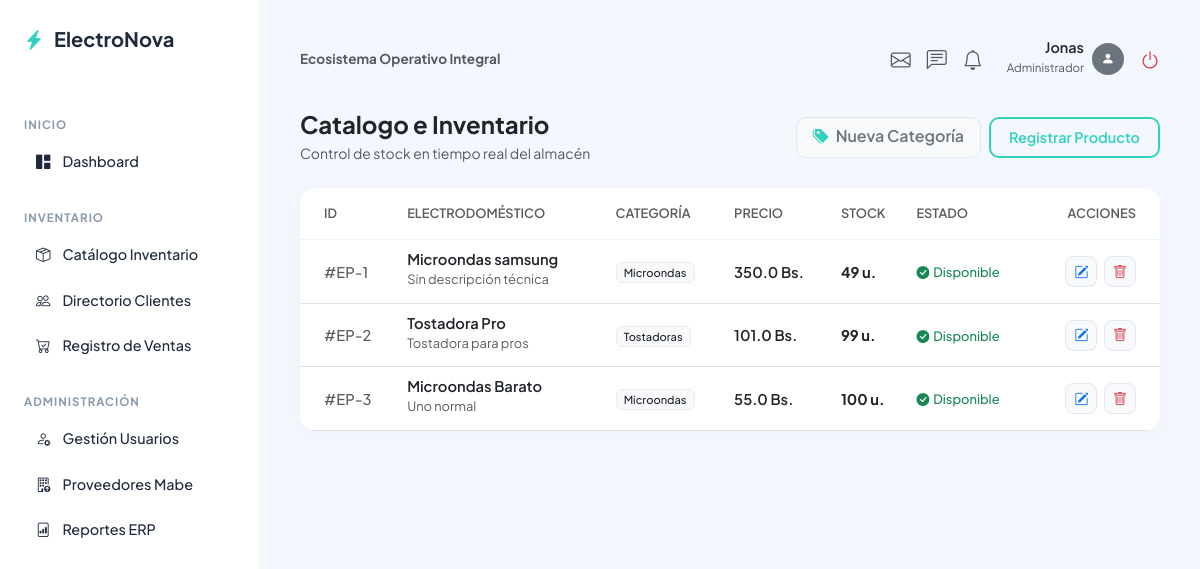
/inventario/ (signed in), run on the app's committed database.
### app/auth/models.py (models this page shows)
class Usuario(db.Model, UserMixin):
    __tablename__ = "usuarios"
    id = db.Column(db.Integer, primary_key=True)
    username = db.Column(db.String(100), unique=True, nullable=False)
    password = db.Column(db.String(200), nullable=False)
    rol_id = db.Column(db.Integer, db.ForeignKey("roles.id"), nullable=False)
    @property
    def rol(self):
        return self.rol_rel.nombre if self.rol_rel else "Vendedor"

class Rol(db.Model):
    __tablename__ = "roles"
    id = db.Column(db.Integer, primary_key=True)
    nombre = db.Column(db.String(50), unique=True, nullable=False)
    usuarios = db.relationship("Usuario", backref="rol_rel", lazy=True)

### app/inventario/models.py (models this page shows, shortened)
class Producto(db.Model):
    __tablename__ = "productos"
    id = db.Column(db.Integer, primary_key=True)
    nombre = db.Column(db.String(150), nullable=False)
    descripcion = db.Column(db.Text, nullable=True)
    precio = db.Column(db.Float, nullable=False)
    stock = db.Column(db.Integer, default=0)
    categoria_id = db.Column(db.Integer, db.ForeignKey("categorias.id"), nullable=False)
    proveedor_id = db.Column(db.Integer, db.ForeignKey("proveedores.id"), nullable=True)
    detalles = db.relationship("DetalleVenta", backref="producto_rel", lazy=True, cascade="all, delete-orphan")
    historiales = db.relationship("HistorialStock", backref="producto_rel", lazy=True, cascade="all, delete-orphan")

class Categoria(db.Model):
    __tablename__ = "categorias"
    id = db.Column(db.Integer, primary_key=True)
    nombre = db.Column(db.String(100), unique=True, nullable=False)
    productos = db.relationship("Producto", backref="categoria_rel", lazy=True)

### app/inventario/routes.py (the view)
@inventario_bp.route("/")
@login_required
def index():
    productos = Producto.query.all()
    return render_template("inventario/index.html", productos=productos)

### app/inventario/templates/inventario/index.html (shortened to what this page needs)
{% extends 'base.html' %}
{% block content %}
<div class="d-flex justify-content-between align-items-center mb-4">
    <div>
        <h4 class="fw-bold mb-1 text-dark">Catalogo e Inventario</h4>
        <p class="text-muted small mb-0">Control de stock en tiempo real del almacén</p>
    </div>
    {% if current_user.rol == 'Administrador' %}
    <div class="d-flex gap-2">
        <a href="{{ url_for('inventario.create_categoria') }}" class="btn btn-light text-secondary fw-semibold px-3" style="border-radius: 10px; border: 1px solid #e2e8f0;">
            <i class="bi bi-tags-fill me-1" style="color: var(--cleo-primary);"></i> Nueva Categoría
        </a>
        <a href="{{ url_for('inventario.create') }}" class="btn btn-cleo-outline"> Registrar Producto</a>
    </div>
    {% endif %}
</div>
<div class="cleo-card p-0 overflow-hidden">
    <div class="table-responsive">
        <table class="table table-hover align-middle mb-0" style="font-size: 0.92rem;">
            <thead style="background-color: #fafbfc; border-bottom: 1px solid #edf2f7;">
                <tr>
                    <th class="ps-4 py-3 text-muted fw-semibold" style="font-size: 0.8rem; text-transform: uppercase;">ID</th>
                    <th class="py-3 text-muted fw-semibold" style="font-size: 0.8rem; text-transform: uppercase;">Electrodoméstico</th>
                    <th class="py-3 text-muted fw-semibold" style="font-size: 0.8rem; text-transform: uppercase;">Categoría</th>
                    <th class="py-3 text-muted fw-semibold" style="font-size: 0.8rem; text-transform: uppercase;">Precio</th>
                    <th class="py-3 text-muted fw-semibold" style="font-size: 0.8rem; text-transform: uppercase;">Stock</th>
                    <th class="py-3 text-muted fw-semibold" style="font-size: 0.8rem; text-transform: uppercase;">Estado</th>
                    <th class="pe-4 py-3 text-end text-muted fw-semibold" style="font-size: 0.8rem; text-transform: uppercase;">Acciones</th>
                </tr>
            </thead>
            <tbody>
                {% for prod in productos %}
                <tr>
                    <td class="ps-4 text-muted fw-medium">#EP-{{ prod.id }}</td>
                    <td>
                        <span class="fw-semibold text-dark d-block">{{ prod.nombre }}</span>
                        <small class="text-muted text-truncate d-inline-block" style="max-width: 220px;">{{ prod.descripcion if prod.descripcion else 'Sin descripción técnica' }}</small>
                    </td>
                    <td>
                        <span class="badge bg-light text-dark px-2.5 py-1.5 fw-medium" style="border-radius: 6px; border: 1px solid #e9ecef;">
                            {{ prod.categoria_rel.nombre if prod.categoria_rel else 'General' }}
                        </span>
                    </td>
                    <td class="fw-semibold text-dark">{{ prod.precio }} Bs.</td>
                    <td class="fw-bold {% if prod.stock <= 4 %}text-danger{% else %}text-dark{% endif %}">{{ prod.stock }} u.</td>
                    <td>
                        {% if prod.stock <= 4 %}
                            <span class="text-danger fw-semibold small d-inline-flex align-items-center gap-1">
                                <i class="bi bi-exclamation-triangle-fill"></i> Stock Crítico
                            </span>
                        {% else %}
                            <span class="text-success fw-medium small d-inline-flex align-items-center gap-1">
                                <i class="bi bi-check-circle-fill"></i> Disponible
                            </span>
                        {% endif %}
                    </td>
                    <td class="pe-4 text-end">
                        {% if current_user.rol == 'Administrador' %}
                            <a href="{{ url_for('inventario.edit', id=prod.id) }}" class="btn btn-sm btn-light text-primary me-1" title="Editar Producto" style="border-radius: 8px; border: 1px solid #e2e8f0;">
                                <i class="bi bi-pencil-square"></i>
                            </a>
                            <form action="{{ url_for('inventario.delete', id=prod.id) }}" method="POST" class="d-inline" onsubmit="return confirm('¿Estás seguro de que deseas eliminar este producto del inventario de forma permanente?');">
                                <button type="submit" class="btn btn-sm btn-light text-danger" title="Eliminar Producto" style="border-radius: 8px; border: 1px solid #e2e8f0;">
                                    <i class="bi bi-trash"></i>
                                </button>
                            </form>
                        {% else %}
                            <span class="badge bg-light text-muted px-3 py-2" style="border-radius: 8px; font-size: 0.78rem;"> Lectura</span>
                        {% endif %}
                    </td>
                </tr>
                {% endfor %}
            </tbody>
        </table>
    </div>
</div>
{% endblock %}

### app/templates/base.html (shortened to what this page needs)
<!DOCTYPE html>
<html lang="es">
<head>
    <link href="https://cdn.jsdelivr.net/npm/bootstrap@5.3.0/dist/css/bootstrap.min.css" rel="stylesheet">
    <link rel="stylesheet" href="https://cdn.jsdelivr.net/npm/bootstrap-icons@1.11.0/font/bootstrap-icons.css">
</head>
<body>
    <div class="wrapper">
        {% if current_user.is_authenticated %}
            <aside class="sidebar">
                <a href="{{ url_for('core.dashboard') }}" class="brand-logo">
                    <i class="bi bi-lightning-charge-fill" style="color: var(--cleo-primary);"></i> ElectroNova
                </a>
                <div class="menu-category">Inicio</div>
                <ul class="nav-menu">
                    <li class="nav-menu-item">
                        <a href="{{ url_for('core.dashboard') }}" class="nav-menu-link">
                            <i class="bi bi-grid-1x2-fill"></i> Dashboard
                        </a>
                    </li>
                </ul>
                <div class="menu-category">Inventario</div>
                <ul class="nav-menu">
                    <li class="nav-menu-item">
                        <a href="{{ url_for('inventario.index') }}" class="nav-menu-link">
                            <i class="bi bi-box-seam"></i> Catálogo Inventario
                        </a>
                    </li>
                    <li class="nav-menu-item">
                        <a href="{{ url_for('clientes.index') }}" class="nav-menu-link">
                            <i class="bi bi-people"></i> Directorio Clientes
                        </a>
                    </li>
                    <li class="nav-menu-item">
                        <a href="{{ url_for('ventas.index') }}" class="nav-menu-link">
                            <i class="bi bi-cart-check"></i> Registro de Ventas
                        </a>
                    </li>
                </ul>
                {% if current_user.rol == 'Administrador' %}
                <div class="menu-category">Administración</div>
                <ul class="nav-menu">
                    <li class="nav-menu-item">
                        <a href="{{ url_for('auth.usuarios_index') }}" class="nav-menu-link">
                            <i class="bi bi-person-gear"></i> Gestión Usuarios
                        </a>
                    </li>
                    <li class="nav-menu-item">
                        <a href="{{ url_for('inventario.proveedores') }}" class="nav-menu-link">
                            <i class="bi bi-building-up"></i> Proveedores Mabe
                        </a>
                    </li>
                    <li class="nav-menu-item">
                        <a href="{{ url_for('core.reportes') }}" class="nav-menu-link">
                            <i class="bi bi-file-bar-graph"></i> Reportes ERP
                        </a>
                    </li>
                </ul>
                {% endif %}
            </aside>
        {% endif %}
        <main class="main-content {% if current_user.is_authenticated %}authenticated{% else %}guest{% endif %}">
            {% if current_user.is_authenticated %}
                <header class="top-bar">
                    <div>
                        <h5 class="fw-bold mb-0 text-muted" style="font-size: 0.85rem;">Ecosistema Operativo Integral</h5>
                    </div>
                    <div class="d-flex align-items-center gap-4">
                        <div class="text-muted d-flex gap-3 fs-5">
                            <i class="bi bi-envelope" style="cursor: pointer;"></i>
                            <i class="bi bi-chat-left-text" style="cursor: pointer;"></i>
                            <i class="bi bi-bell" style="cursor: pointer;"></i>
                        </div>
                        <div class="d-flex align-items-center gap-2">
                            <div class="text-end">
                                <span class="fw-semibold text-dark d-block" style="font-size: 0.9rem; line-height: 1;">{{ current_user.username }}</span>
                                <small class="text-muted" style="font-size: 0.72rem;">{{ current_user.rol }}</small>
                            </div>
                            <div class="bg-secondary rounded-circle d-flex align-items-center justify-content-center text-white" style="width: 32px; height: 32px; font-size: 0.8rem;">
                                <i class="bi bi-person-fill"></i>
                            </div>
                            <a href="{{ url_for('auth.logout') }}" class="text-danger ms-2 fs-5" title="Cerrar Sesión">
                                <i class="bi bi-power"></i>
                            </a>
                        </div>
                    </div>
                </header>
            {% endif %}
            {% block content %}{% endblock %}
        </main>
    </div>
</body>
</html>

### app/templates/base.html (style rules this page uses)
:root { --cleo-bg: #f4f7fe; --cleo-sidebar-bg: #ffffff; --cleo-primary: #30D1BE; --cleo-primary-hover: #26b3a3; --cleo-text-dark: #1e293b; --cleo-text-muted: #8a99ad; --cleo-card-shadow: 0px 4px 20px rgba(0, 0, 0, 0.03); }
body { background-color: var(--cleo-bg); font-family: 'Plus Jakarta Sans', sans-serif; color: var(--cleo-text-dark); overflow-x: hidden; margin: 0; padding: 0; }
.wrapper { display: flex; min-height: 100vh; }
.sidebar { width: 260px; background-color: var(--cleo-sidebar-bg); border-right: 1px solid rgba(0,0,0,0.04); padding: 24px; display: flex; flex-direction: column; position: fixed; height: 100vh; z-index: 100; }
.brand-logo { font-size: 1.25rem; font-weight: 700; color: var(--cleo-text-dark); text-decoration: none; display: flex; align-items: center; gap: 10px; margin-bottom: 40px; }
.menu-category { font-size: 0.72rem; text-transform: uppercase; letter-spacing: 1px; color: var(--cleo-text-muted); font-weight: 700; margin-top: 22px; margin-bottom: 8px; }
.nav-menu { list-style: none; padding-left: 0; margin-bottom: 0; }
.nav-menu-item { margin-bottom: 4px; }
.nav-menu-link { display: flex; align-items: center; gap: 12px; padding: 10px 12px; color: var(--cleo-text-dark); text-decoration: none; font-size: 0.9rem; font-weight: 500; border-radius: 8px; transition: all 0.2s ease; }
.main-content { flex-grow: 1; min-height: 100vh; display: flex; flex-direction: column; }
.main-content.authenticated { margin-left: 260px; padding: 40px; }
.top-bar { display: flex; justify-content: space-between; align-items: center; margin-bottom: 32px; }
.cleo-card { background: #ffffff; border: none; border-radius: 16px; box-shadow: var(--cleo-card-shadow); padding: 24px; margin-bottom: 24px; }
.btn-cleo-outline { background-color: transparent; color: var(--cleo-primary); border: 2px solid var(--cleo-primary); padding: 8px 18px; border-radius: 10px; font-weight: 600; font-size: 0.9rem; transition: all 0.2s ease; text-decoration: none; display: inline-block; }

### data on the page
Usuario: username "Jonas"
Rol: rol "Administrador"
Producto: id "1", nombre "Microondas samsung", descripcion "Sin descripción técnica", categoria_rel "Microondas", precio "350.0", stock "49", shows "Disponible"
Producto: id "2", nombre "Tostadora Pro", descripcion "Tostadora para pros", categoria_rel "Tostadoras", precio "101.0", stock "99", shows "Disponible"
Producto: id "3", nombre "Microondas Barato", descripcion "Uno normal", categoria_rel "Microondas", precio "55.0", stock "100", shows "Disponible"
